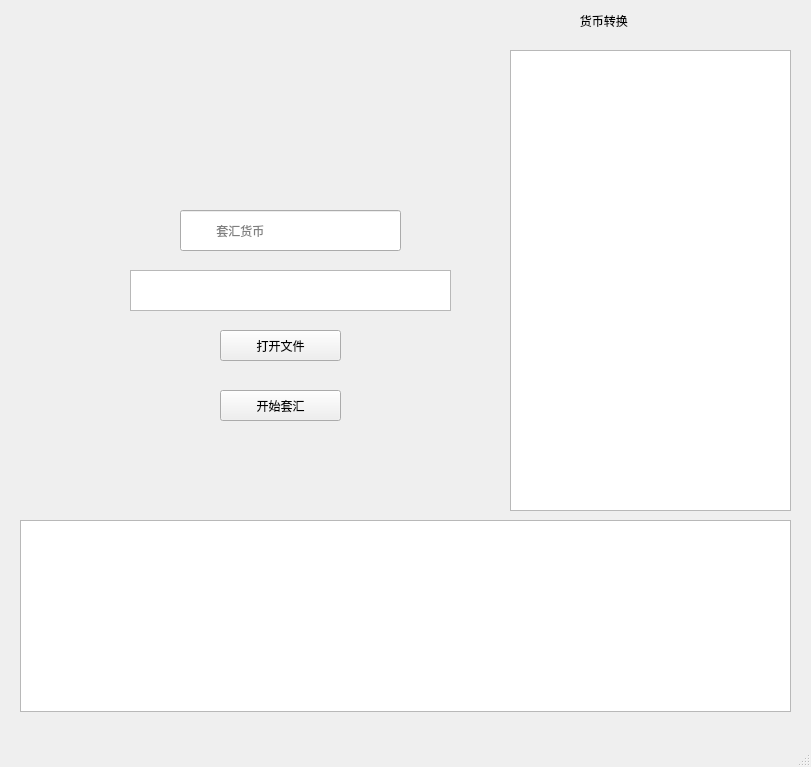
<?xml version="1.0" encoding="UTF-8"?>
<ui version="4.0">
 <class>MainWindow</class>
 <widget class="QMainWindow" name="MainWindow">
  <property name="geometry">
   <rect>
    <x>0</x>
    <y>0</y>
    <width>811</width>
    <height>767</height>
   </rect>
  </property>
  <property name="windowTitle">
   <string>MainWindow</string>
  </property>
  <widget class="QWidget" name="centralwidget">
   <widget class="QTextBrowser" name="text">
    <property name="geometry">
     <rect>
      <x>510</x>
      <y>50</y>
      <width>281</width>
      <height>461</height>
     </rect>
    </property>
    <property name="styleSheet">
     <string notr="true">font: 20pt &quot;Arial&quot;;</string>
    </property>
   </widget>
   <widget class="QPushButton" name="pushButton">
    <property name="geometry">
     <rect>
      <x>220</x>
      <y>330</y>
      <width>121</width>
      <height>31</height>
     </rect>
    </property>
    <property name="text">
     <string>打开文件</string>
    </property>
   </widget>
   <widget class="QLabel" name="label">
    <property name="geometry">
     <rect>
      <x>550</x>
      <y>0</y>
      <width>211</width>
      <height>41</height>
     </rect>
    </property>
    <property name="text">
     <string>         货币转换</string>
    </property>
   </widget>
   <widget class="QLineEdit" name="lineEdit">
    <property name="geometry">
     <rect>
      <x>180</x>
      <y>210</y>
      <width>221</width>
      <height>41</height>
     </rect>
    </property>
    <property name="placeholderText">
     <string>          套汇货币</string>
    </property>
   </widget>
   <widget class="QPushButton" name="pushButton_2">
    <property name="geometry">
     <rect>
      <x>220</x>
      <y>390</y>
      <width>121</width>
      <height>31</height>
     </rect>
    </property>
    <property name="text">
     <string>开始套汇</string>
    </property>
   </widget>
   <widget class="QTextBrowser" name="text2">
    <property name="geometry">
     <rect>
      <x>130</x>
      <y>270</y>
      <width>321</width>
      <height>41</height>
     </rect>
    </property>
   </widget>
   <widget class="QTextBrowser" name="path">
    <property name="geometry">
     <rect>
      <x>20</x>
      <y>520</y>
      <width>771</width>
      <height>192</height>
     </rect>
    </property>
    <property name="styleSheet">
     <string notr="true">font: 20pt &quot;Arial&quot;;</string>
    </property>
   </widget>
  </widget>
  <widget class="QMenuBar" name="menubar">
   <property name="geometry">
    <rect>
     <x>0</x>
     <y>0</y>
     <width>811</width>
     <height>26</height>
    </rect>
   </property>
  </widget>
  <widget class="QStatusBar" name="statusbar"/>
 </widget>
 <resources/>
 <connections/>
</ui>
